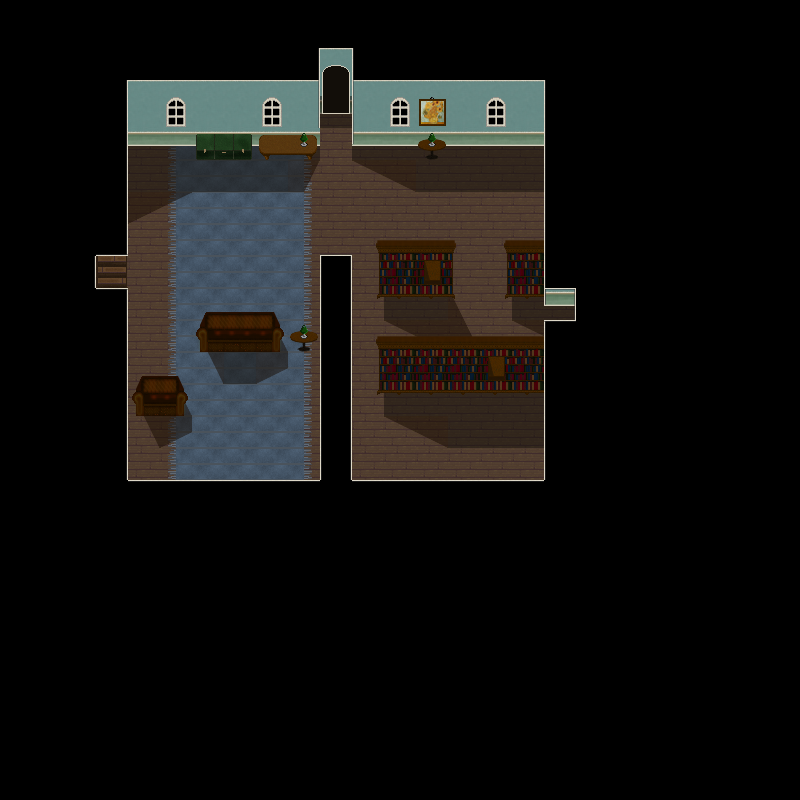

A level layout from a 2D game, rendered from its tile map. Below: a short description, then the map file with tile-grid data replaced by summaries:
An orthogonal 25x25 tile map with 32x32 px tiles, 7 tile layers (Floor, Rugs, Shadows, Objects (above shadow), ...) and 51 objects (17x Wall, 16x Obstacle, 10x Safe, 4x Hazard, 3x Exit, ...).

<map version="1.0" orientation="orthogonal" width="25" height="25" tilewidth="32" tileheight="32">
 <tileset firstgid="1" name="tiles3" tilewidth="32" tileheight="32">
  <image source="Pixelart/tiles3.png" width="320" height="672" />
 </tileset>
 <layer name="Floor" width="25" height="25">
  <data>[625 cells, 140 non-empty, 1 distinct tile ids]</data>
 </layer>
 <layer name="Rugs" width="25" height="25">
  <data>[625 cells, 57 non-empty, 5 distinct tile ids]</data>
 </layer>
 <layer name="Shadows" width="25" height="25">
  <data>[625 cells, 55 non-empty, 9 distinct tile ids]</data>
 </layer>
 <layer name="Objects (above shadow)" width="25" height="25">
  <data>[625 cells, 88 non-empty, 17 distinct tile ids]</data>
 </layer>
 <layer name="Objects2" width="25" height="25">
  <data>[625 cells, 12 non-empty, 9 distinct tile ids]</data>
 </layer>
 <layer name="Above player (1)" width="25" height="25">
  <properties>
   <property name="z-index" value="2" />
  </properties>
  <data>[625 cells, 51 non-empty, 17 distinct tile ids]</data>
 </layer>
 <layer name="Above player (2)" width="25" height="25">
  <properties>
   <property name="z-index" value="2" />
  </properties>
  <data>[625 cells, 12 non-empty, 4 distinct tile ids]</data>
 </layer>
 <objectgroup name="Object Layer 1" width="25" height="25">
  <object type="Wall" x="128" y="96" width="192" height="32" />
  <object type="Wall" x="192" y="128" width="128" height="32" />
  <object type="Wall" x="416" y="128" width="32" height="32" />
  <object type="Wall" x="352" y="96" width="192" height="32" />
  <object type="Wall" x="544" y="128" width="32" height="160" />
  <object type="Wall" x="544" y="320" width="32" height="160" />
  <object type="Wall" x="352" y="480" width="192" height="64" />
  <object type="Wall" x="128" y="480" width="224" height="64" />
  <object type="Wall" x="64" y="288" width="64" height="192" />
  <object type="Wall" x="64" y="128" width="64" height="128" />
  <object type="Wall" x="384" y="256" width="64" height="32" />
  <object name="Upstairs" type="Exit" x="96" y="256" width="32" height="32">
   <properties>
    <property name="Destination" value="1" />
    <property name="Play" value="1" />
    <property name="PlayerX" value="17" />
    <property name="PlayerY" value="7" />
    <property name="Status" value="0" />
   </properties>
  </object>
  <object name="Kitchen" type="Exit" x="576" y="288" width="32" height="32">
   <properties>
    <property name="Destination" value="4" />
    <property name="Play" value="1" />
    <property name="PlayerX" value="5" />
    <property name="PlayerY" value="7" />
    <property name="Status" value="0" />
   </properties>
  </object>
  <object type="Wall" x="384" y="352" width="160" height="32" />
  <object type="Wall" x="192" y="320" width="128" height="32" />
  <object type="Wall" x="128" y="384" width="64" height="32" />
  <object type="Wall" x="32" y="256" width="64" height="32" />
  <object name="Front Door" type="Exit" x="320" y="64" width="32" height="32">
   <properties>
    <property name="Destination" value="3" />
    <property name="Play" value="1" />
    <property name="PlayerX" value="11" />
    <property name="PlayerY" value="23" />
    <property name="Status" value="1" />
   </properties>
  </object>
  <object name="Fire" type="Hazard" x="448" y="128" width="32" height="32">
   <properties>
    <property name="ImageFile" value="./Pixelart/flames.png" />
   </properties>
  </object>
  <object name="Fire" type="Hazard" x="128" y="416" width="32" height="32">
   <properties>
    <property name="ImageFile" value="./Pixelart/flames.png" />
   </properties>
  </object>
  <object name="Fire" type="Hazard" x="512" y="384" width="32" height="32">
   <properties>
    <property name="ImageFile" value="./Pixelart/flames.png" />
   </properties>
  </object>
  <object name="Fire" type="Hazard" x="160" y="128" width="32" height="32">
   <properties>
    <property name="ImageFile" value="./Pixelart/flames.png" />
   </properties>
  </object>
  <object name="Wood" type="Obstacle" x="224" y="256" width="32" height="32">
   <properties>
    <property name="CanMove" value="0" />
    <property name="ImageFile" value="./Pixelart/woodcollapse.png" />
   </properties>
  </object>
  <object name="Rubble" type="Obstacle" x="480" y="288" width="32" height="32">
   <properties>
    <property name="CanMove" value="0" />
    <property name="ImageFile" value="./Pixelart/rubble.png" />
   </properties>
  </object>
  <object type="Safe" x="128" y="256" width="96" height="32" />
  <object type="Safe" x="192" y="288" width="96" height="32" />
  <object type="Safe" x="384" y="288" width="96" height="32" />
  <object type="Safe" x="448" y="320" width="96" height="32" />
  <object type="Safe" x="512" y="288" width="64" height="32" />
  <object type="Safe" x="320" y="96" width="32" height="96" />
  <object type="Safe" x="288" y="160" width="32" height="96" />
  <object type="Safe" x="256" y="224" width="32" height="64" />
  <object type="Safe" x="352" y="256" width="32" height="64" />
  <object type="Safe" x="320" y="224" width="64" height="32" />
  <object type="Wall" x="512" y="256" width="32" height="32" />
  <object type="Wall" x="320" y="256" width="32" height="224" />
  <object name="Shelf" type="Obstacle" x="512" y="192" width="32" height="32">
   <properties>
    <property name="CanMove" value="0" />
    <property name="ImageFile" value="./Pixelart/shelf.png" />
   </properties>
  </object>
  <object name="Rubble" type="Obstacle" x="128" y="192" width="32" height="32">
   <properties>
    <property name="CanMove" value="0" />
    <property name="ImageFile" value="./Pixelart/rubble.png" />
   </properties>
  </object>
  <object name="Wood" type="Obstacle" x="256" y="416" width="32" height="32">
   <properties>
    <property name="CanMove" value="0" />
    <property name="ImageFile" value="./Pixelart/woodcollapse.png" />
   </properties>
  </object>
  <object name="Hole" type="Obstacle" x="320" y="192" width="32" height="32">
   <properties>
    <property name="CanMove" value="0" />
    <property name="ImageFile" value="./Pixelart/hole.png" />
   </properties>
  </object>
  <object name="Wood" type="Obstacle" x="256" y="192" width="32" height="32">
   <properties>
    <property name="CanMove" value="0" />
    <property name="ImageFile" value="./Pixelart/woodcollapse.png" />
   </properties>
  </object>
  <object name="Wood" type="Obstacle" x="384" y="384" width="32" height="32">
   <properties>
    <property name="CanMove" value="0" />
    <property name="ImageFile" value="./Pixelart/woodcollapse.png" />
   </properties>
  </object>
  <object name="Wood" type="Obstacle" x="480" y="448" width="32" height="32">
   <properties>
    <property name="CanMove" value="0" />
    <property name="ImageFile" value="./Pixelart/woodcollapse.png" />
   </properties>
  </object>
  <object name="Wood" type="Obstacle" x="416" y="160" width="32" height="32">
   <properties>
    <property name="CanMove" value="0" />
    <property name="ImageFile" value="./Pixelart/woodcollapse.png" />
   </properties>
  </object>
  <object name="Rubble" type="Obstacle" x="224" y="160" width="32" height="32">
   <properties>
    <property name="CanMove" value="0" />
    <property name="ImageFile" value="./Pixelart/rubble.png" />
   </properties>
  </object>
  <object name="Rubble" type="Obstacle" x="288" y="288" width="32" height="32">
   <properties>
    <property name="CanMove" value="0" />
    <property name="ImageFile" value="./Pixelart/rubble.png" />
   </properties>
  </object>
  <object name="Rubble" type="Obstacle" x="160" y="448" width="32" height="32">
   <properties>
    <property name="CanMove" value="0" />
    <property name="ImageFile" value="./Pixelart/rubble.png" />
   </properties>
  </object>
  </objectgroup>
</map>
<!-- 4 of 51 objects omitted -->
